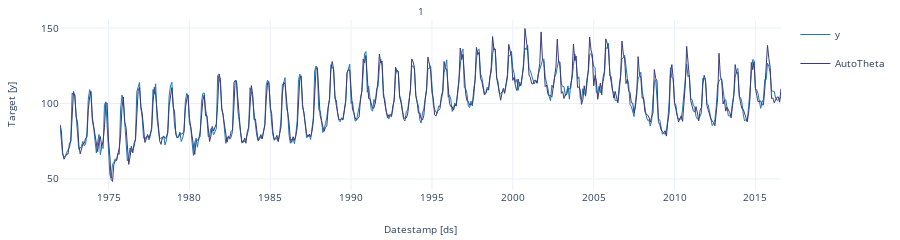

Notebook code for this chart:
### Code cell
StatsForecast.plot(values)

### Figure 1 — Plotly figure (JSON) as saved in the notebook; plotly's stock layout.template omitted (floating-point values rounded to 4 significant figures; data arrays with more than 128 entries replaced by an {"elided": "..."} marker saying what was removed)
{"data": [{"legendgroup": "y", "line": {"color": "#1f77b4", "width": 1}, "mode": "lines", "name": "y", "showlegend": true, "type": "scatter", "x": {"elided": "536 str values"}, "xaxis": "x", "y": {"elided": "536 float values"}, "yaxis": "y"}, {"legendgroup": "AutoTheta", "line": {"color": "#393b79", "width": 1}, "mode": "lines", "name": "AutoTheta", "showlegend": true, "type": "scatter", "x": {"elided": "536 str values"}, "xaxis": "x", "y": {"elided": "536 float values"}, "yaxis": "y"}], "layout": {"annotations": [{"font": {"size": 10}, "showarrow": false, "text": "1", "x": 0.5, "xanchor": "center", "xref": "paper", "y": 1, "yanchor": "bottom", "yref": "paper"}, {"font": {"size": 10}, "showarrow": false, "text": "Datestamp [ds]", "x": 0.5, "xanchor": "center", "xref": "paper", "y": 0, "yanchor": "top", "yref": "paper", "yshift": -30}, {"font": {"size": 10}, "showarrow": false, "text": "Target [y]", "textangle": -90, "x": 0, "xanchor": "right", "xref": "paper", "xshift": -40, "y": 0.5, "yanchor": "middle", "yref": "paper"}], "autosize": true, "font": {"size": 10}, "height": 150, "margin": {"b": 50, "l": 60, "r": 10, "t": 20}, "xaxis": {"anchor": "y", "domain": [0, 1], "showticklabels": true, "visible": true}, "yaxis": {"anchor": "x", "domain": [0, 1]}}}
